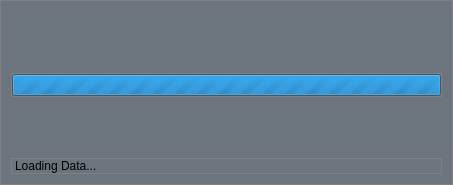
<?xml version="1.0" encoding="UTF-8"?>
<ui version="4.0">
 <class>loadingdatawindow</class>
 <widget class="QWidget" name="loadingdatawindow">
  <property name="geometry">
   <rect>
    <x>0</x>
    <y>0</y>
    <width>453</width>
    <height>185</height>
   </rect>
  </property>
  <property name="windowTitle">
   <string>Form</string>
  </property>
  <property name="styleSheet">
   <string notr="true">  border: 1px solid grey;
  border-radius: 1px;
  background-color: #6C757D;
</string>
  </property>
  <layout class="QHBoxLayout" name="horizontalLayout">
   <item>
    <layout class="QVBoxLayout" name="verticalLayout">
     <property name="spacing">
      <number>0</number>
     </property>
     <item>
      <spacer name="verticalSpacer">
       <property name="orientation">
        <enum>Qt::Vertical</enum>
       </property>
       <property name="sizeHint" stdset="0">
        <size>
         <width>20</width>
         <height>40</height>
        </size>
       </property>
      </spacer>
     </item>
     <item>
      <widget class="QProgressBar" name="progressBar">
       <property name="styleSheet">
        <string notr="true">color: rgb(255, 255, 255);</string>
       </property>
       <property name="maximum">
        <number>0</number>
       </property>
       <property name="value">
        <number>0</number>
       </property>
      </widget>
     </item>
     <item>
      <spacer name="verticalSpacer_2">
       <property name="orientation">
        <enum>Qt::Vertical</enum>
       </property>
       <property name="sizeHint" stdset="0">
        <size>
         <width>20</width>
         <height>40</height>
        </size>
       </property>
      </spacer>
     </item>
     <item>
      <widget class="QLabel" name="label">
       <property name="text">
        <string>Loading Data...</string>
       </property>
      </widget>
     </item>
    </layout>
   </item>
  </layout>
 </widget>
 <resources/>
 <connections/>
</ui>
